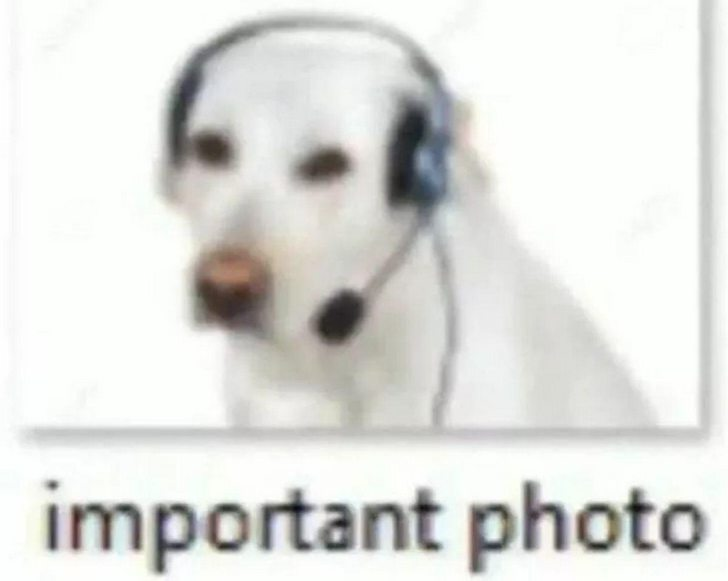
#> input picture assets/important-photo.jpg, 728 x 581 px
$ python detectionbox-template.py
#> lines starting #> are read from the running program, lines starting #| are printed output that depends on the picture
# importing open cv
import cv2 as cv

image = cv.imread('../assets/important-photo.jpg', 1)
#> image is the input picture: shape (581, 728, 3); mean B, G, R 220.5, 223.7, 223

image = cv.resize(image, (0, 0), fx=0.5, fy=0.5)
#> image: shape (290, 364, 3)
shapeinfo = image.shape
#> shapeinfo = (290, 364, 3)

height = shapeinfo[0]
#> height = 290
width = shapeinfo[1]
#> width = 364

# Using the picture of the dog again. In any case where we're drawing a square/rectangle around an object we're detecting we'll have a top left
# and bottom right coordinate. They will be in the form of (x1, y1) & (x2, y2) => (column1, row1) & (column2, row2)

# For this template we'll use hardcoded values since I'm only worried about making the square look good, not its position.
topLeft = (80,30)
bottomRight = (220,180)

# Drawing the border around the dog
img = cv.rectangle(image, topLeft, bottomRight, (0,0,255), 2)
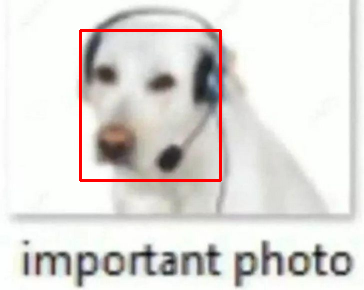
#> img: shape (290, 364, 3); mean B, G, R 217.2, 220.4, 223.9

# Drawing the caption box below the border | We want the top left val to be the bottom left of the border.
capHeight = 20 # height of caption in pixels

# +- 1 is padding - feel free to change if you forgot how to use it
capTL = (topLeft[0]-1, bottomRight[1])  # top-left coordinate of the captionbox
capBR = (bottomRight[0]+1, bottomRight[1]+capHeight)  # bottom-left coordinate of the captionbox
img = cv.rectangle(img, capTL, capBR, (0,0,255), -1)

# Drawing text:
font = cv.FONT_HERSHEY_SIMPLEX
# pass bottom lefthand corner pixel and the height of the font. always include cv.LINE_AA
textBL = (topLeft[0], bottomRight[1]+15)
img = cv.putText(img, 'important dog', textBL, font, .5, (0, 0, 0), 1, cv.LINE_AA)
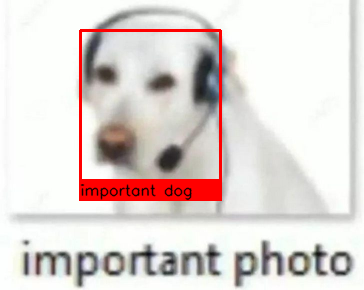
#> img: shape (290, 364, 3); mean B, G, R 211.8, 214.8, 224.2


cv.imshow("Display window", img)

cv.waitKey(0)
cv.destroyAllWindows()
